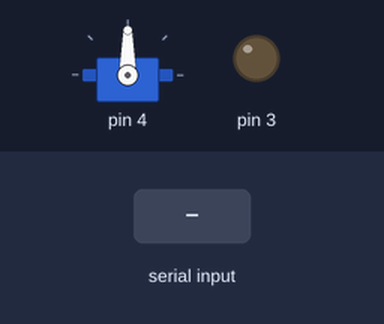
Simulated run of this sketch. Board: Arduino Uno, built with avr-gcc and run on an emulated ATmega328P. On the bench: servo, output pins drawn as LEDs (lit = HIGH). Inputs (shaded band) come from the test bench.

Above: at 1.2 s.
1.3 s: "ON\n" received over Serial
At 1.8 s:
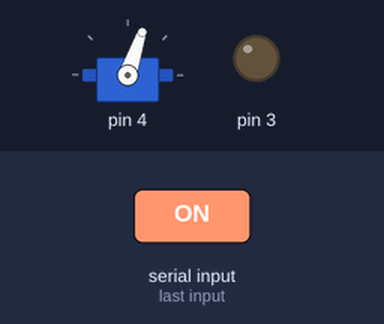
At 4.0 s:
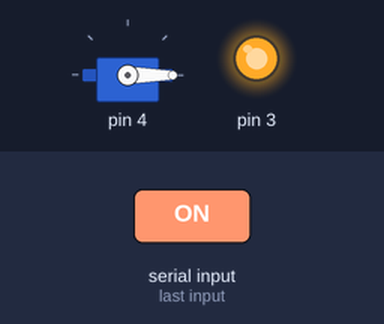
4.3 s: "OFF\n" received over Serial
At 4.45 s:
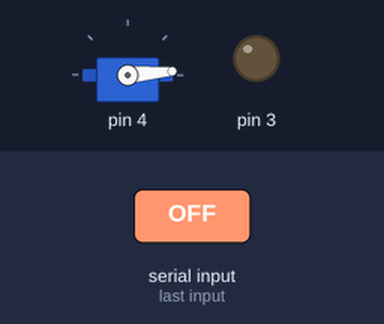
Timing chart, 0 to 8.1 s (numbered marks = the images above; inputs shaded):
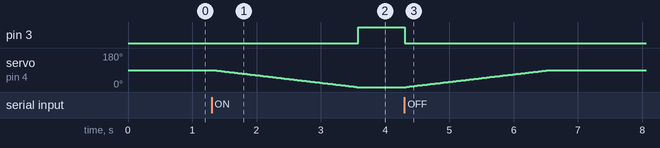

The sketch:

device.ino
```cpp
#include <Servo.h>


Servo servo;

String command = "OFF";
bool commandComplete = true;
String lastCommand = "";

int currentPos;
int pos;

void setup() {
  Serial.begin(9600);

  pinMode(DD3, OUTPUT);

  command.reserve(20);
}

void moveTo(int newPos) {
  servo.attach(DD4);

  currentPos = servo.read();

  if (currentPos < newPos) {
    for (pos = currentPos; pos <= newPos; pos += 1) {
      servo.write(pos);
      delay(25);
    }
  } else if (currentPos > newPos) {
    for (pos = currentPos; pos >= newPos; pos -= 1) {
      servo.write(pos);
      delay(25);
    }
  }

  servo.detach();
}

void on() {
  moveTo(0);
  digitalWrite(DD3, HIGH);
}


void off() {
  digitalWrite(DD3, LOW);
  moveTo(90);
}

void loop() {
  if (commandComplete) {
    if (lastCommand != command) {
      if (command == "ON") {
        on();
      } else if (command == "OFF") {
        off();
      }

      lastCommand = command;
    }

    command = "";
    commandComplete = false;
  }
}

/*
  SerialEvent occurs whenever a new data comes in the hardware serial RX. This
  routine is run between each time loop() runs, so using delay inside loop can
  delay response. Multiple bytes of data may be available.
*/
void serialEvent() {
  while (Serial.available()) {
    char inChar = (char)Serial.read();

    // if the incoming character is a newline, set a flag so the main loop can do something about it
    if (inChar == '\n') {
      commandComplete = true;
    } else {
      command += inChar;
    }
  }
}
```

Measured:
- after the input at 1.3 s, pin 3: LOW → HIGH after 2.3 s; servo on pin 4: moves from 90° to 0° over 2.2 s, starting at once
- after the input at 4.3 s, pin 3: HIGH → LOW at once; servo on pin 4: moves from 0° to 90° over 2.2 s, starting at once
